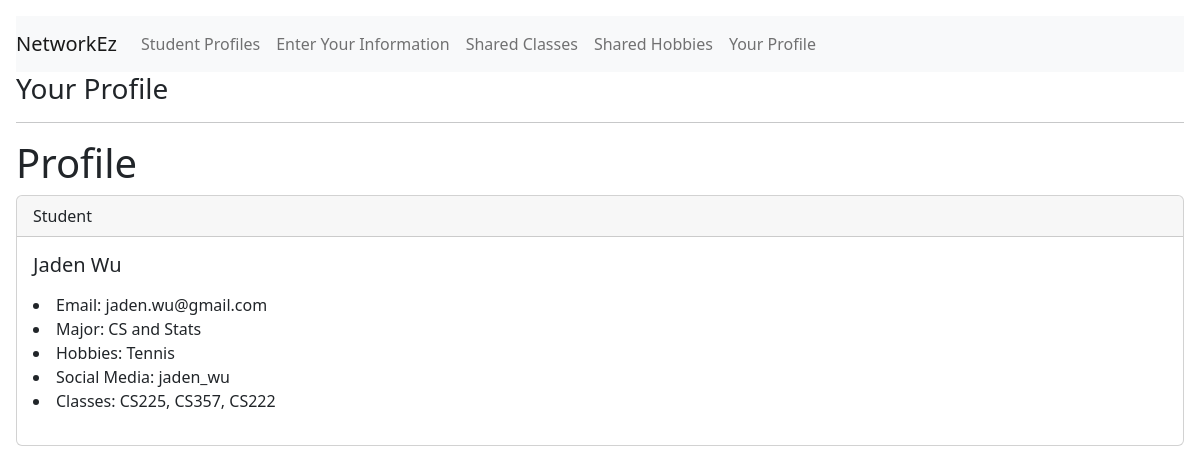
Page /your_profile/ on the committed database.
### app/models.py (models this page shows)
class UserStudent(models.Model):
    name = models.CharField(max_length=150, null=True)
    major = models.CharField(max_length=150, null=True)
    hobbies = models.CharField(max_length=300, null=True)
    classes = models.CharField(max_length=150, null=True)
    social_media = models.CharField(max_length=300, null=True)
    email = models.CharField(max_length=300, null=True)

### app/views.py (the view)
# urls.py: path('your_profile/', v.your_profile, name= "your_profile")
def your_profile(response):
    user_list = UserStudent.objects.all()
    return render(response, 'register/your_profile.html', {'student_list': user_list})

### app/templates/register/your_profile.html (shortened to what this page needs)
<!doctype html>
<html lang="en">
  <head>
    <link href="https://cdn.jsdelivr.net/npm/bootstrap@5.2.2/dist/css/bootstrap.min.css" rel="stylesheet">
    <link href="https://getbootstrap.com/docs/5.2/assets/css/docs.css" rel="stylesheet">
  </head>
  <body class="p-3 m-0 border-0 bd-example">
<nav class="navbar navbar-expand-lg navbar-light bg-light">
    <a class="navbar-brand" href="#">NetworkEz</a>
    <div class="collapse navbar-collapse" id="navbarNav">
      <ul class="navbar-nav">
        <li class="nav-item active">
          <a class="nav-link" href="{% url 'profiles' %}"> Student Profiles </a>
        </li>
        <li class="nav-item">
          <a class="nav-link" href="{% url 'home' %}">Enter Your Information</a>
        </li>
        <li class="nav-item">
            <a class="nav-link" href="{% url 'filtered_profiles' %}">Shared Classes</a>
          </li>
          <li class="nav-item">
            <a class="nav-link" href="{% url 'filtered_hobbies' %}">Shared Hobbies</a>
          </li>
          <li class="nav-item">
            <a class="nav-link" href="{% url 'your_profile' %}">Your Profile</a>
          </li>
      </ul>
    </div>
  </nav>
<h3>Your Profile</h3>
<hr>
<!doctype html>
<html lang="en">
  <head>
    <link href="https://cdn.jsdelivr.net/npm/bootstrap@5.2.2/dist/css/bootstrap.min.css" rel="stylesheet">
    <link href="https://getbootstrap.com/docs/5.2/assets/css/docs.css" rel="stylesheet">
  </head>
  <body class="p-3 m-0 border-0 bd-example">
<h1> Profile </h1>
{% for student in student_list %}
<div class="card">
    <div class="card-header">
        Student
    </div>
    <div class="card-body">
        <h5 class="card-title">{{ student.name }}</h5>
        <p class="card-text">
        <li>Email: {{ student.email }} </li>
        <li>Major: {{ student.major }} </li>
        <li>Hobbies: {{ student.hobbies }} </li>
        <li>Social Media: {{ student.social_media }} </li>
        <li>Classes: {{ student.classes }} </li>
        </p>
    </div>
</div>
<br/>
{% endfor %}
  </body>
</html>

### rows in the picture
UserStudent: name "Jaden Wu", email "jaden.wu@gmail.com", major "CS and Stats", hobbies "Tennis", social_media "jaden_wu", classes "CS225, CS357, CS222"
